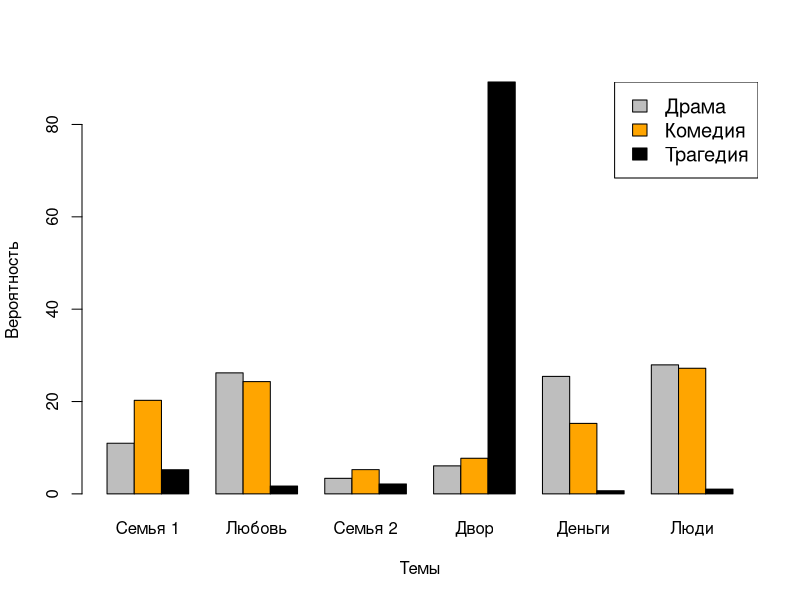

Source code (R):
library('ggplot2')

genre_dist <- matrix(c(10.97, 26.21, 3.37, 6.07, 25.44, 27.94, 20.26, 24.32, 5.25, 7.71, 15.26, 27.2, 5.23, 1.7, 2.15, 89.2, 0.69, 1.03), ncol=6,byrow=TRUE)

rownames(genre_dist) <- c("Драма","Комедия","Трагедия")

colnames(genre_dist) <- c("Семья 1",'Любовь', 'Семья 2', 'Двор', 'Деньги', 'Люди')

barplot(genre_dist, main="", xlab="Темы", ylab="Вероятность", col=c("grey","orange", "black"), beside=TRUE)

legend("topright", legend=rownames(genre_dist), cex=1.2, fill=c("grey","orange", "black"))